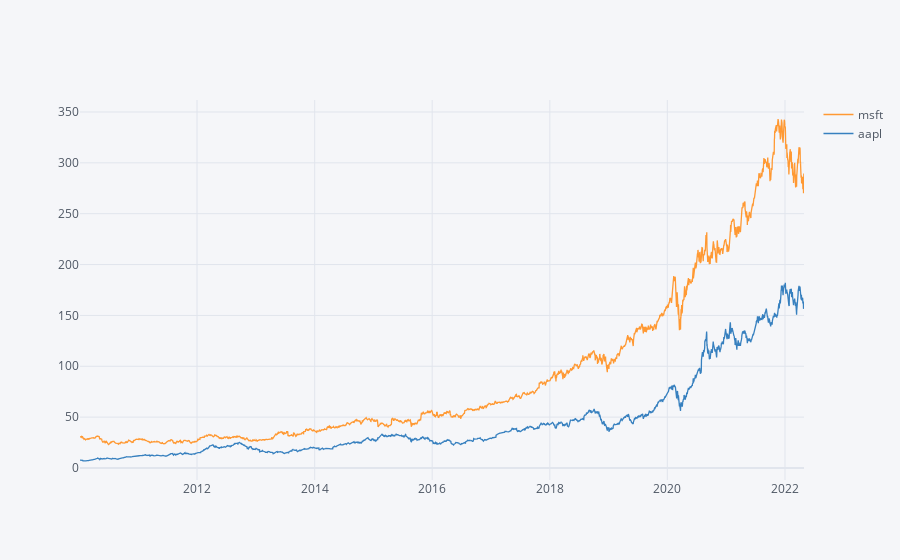

This figure's notebook cell:
### Code cell
df.Close.iplot()

### Figure 1 — Plotly figure (JSON) as saved in the notebook; plotly's stock layout.template omitted (floating-point values rounded to 4 significant figures; data arrays with more than 128 entries replaced by an {"elided": "..."} marker saying what was removed)
{"data": [{"line": {"color": "rgba(255, 153, 51, 1.0)", "dash": "solid", "shape": "linear", "width": 1.3}, "mode": "lines", "name": "msft", "text": "", "type": "scatter", "x": {"elided": "3103 str values"}, "y": {"elided": "3103 float values"}}, {"line": {"color": "rgba(55, 128, 191, 1.0)", "dash": "solid", "shape": "linear", "width": 1.3}, "mode": "lines", "name": "aapl", "text": "", "type": "scatter", "x": {"elided": "3103 str values"}, "y": {"elided": "3103 float values"}}], "layout": {"legend": {"bgcolor": "#F5F6F9", "font": {"color": "#4D5663"}}, "paper_bgcolor": "#F5F6F9", "plot_bgcolor": "#F5F6F9", "title": {"font": {"color": "#4D5663"}}, "xaxis": {"gridcolor": "#E1E5ED", "showgrid": true, "tickfont": {"color": "#4D5663"}, "title": {"font": {"color": "#4D5663"}, "text": ""}, "zerolinecolor": "#E1E5ED"}, "yaxis": {"gridcolor": "#E1E5ED", "showgrid": true, "tickfont": {"color": "#4D5663"}, "title": {"font": {"color": "#4D5663"}, "text": ""}, "zerolinecolor": "#E1E5ED"}}}
